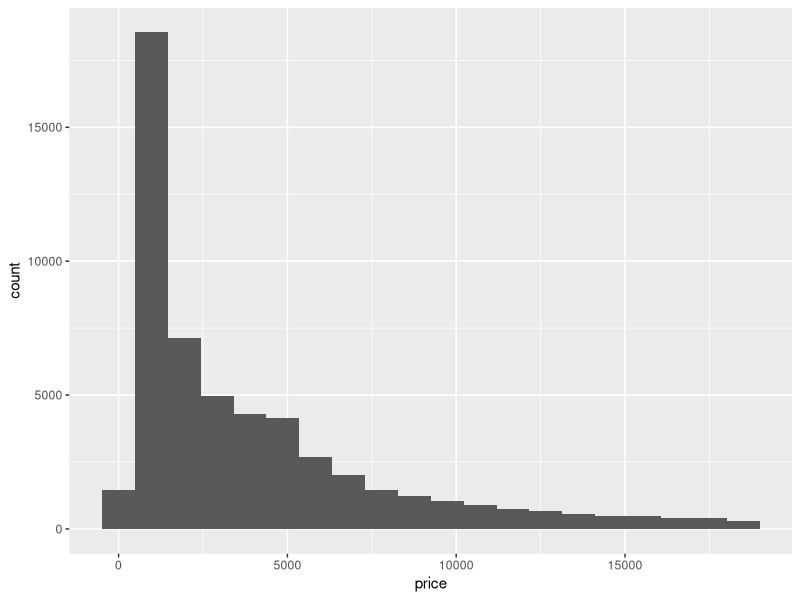
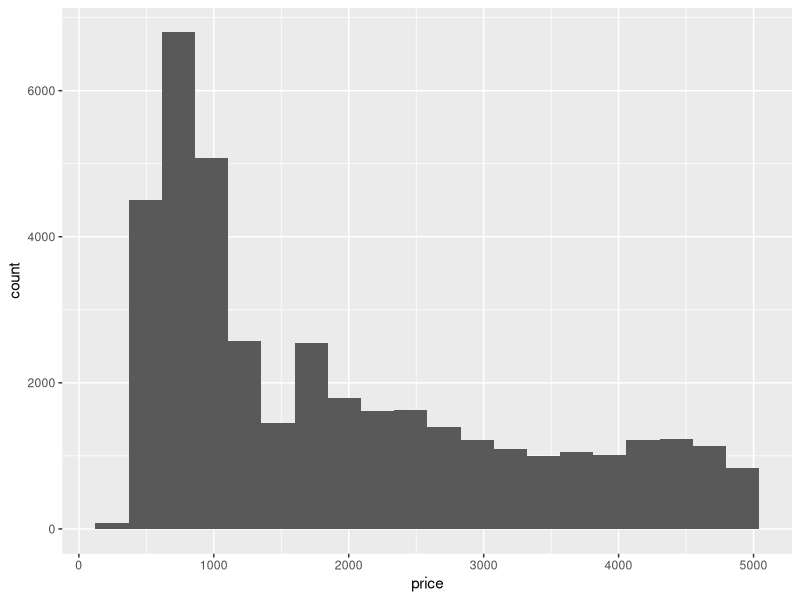
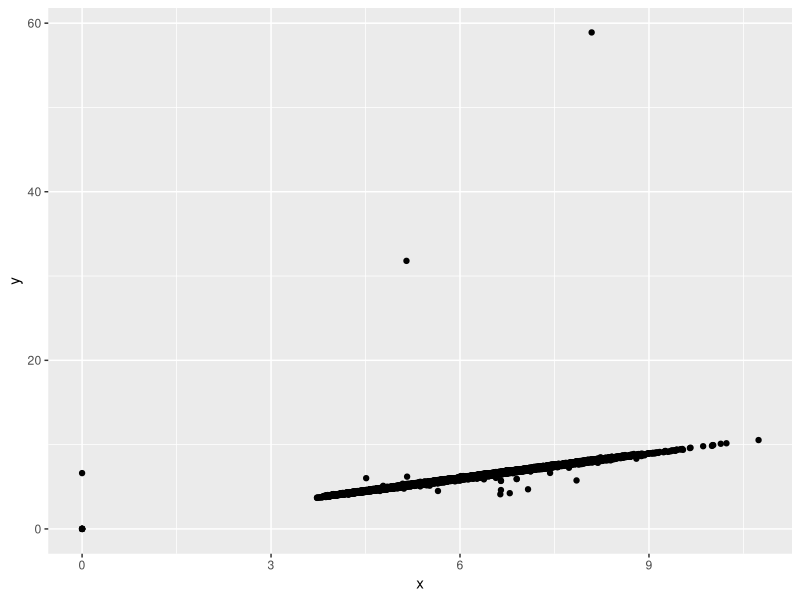
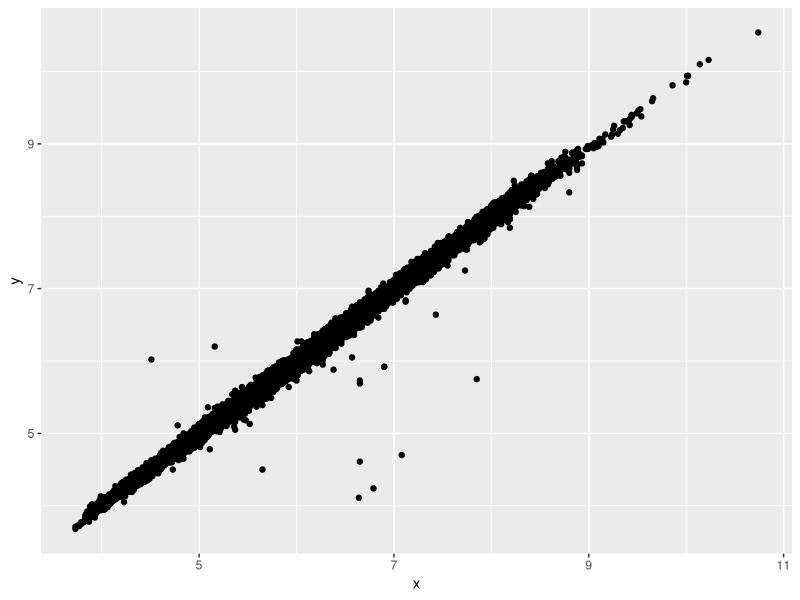
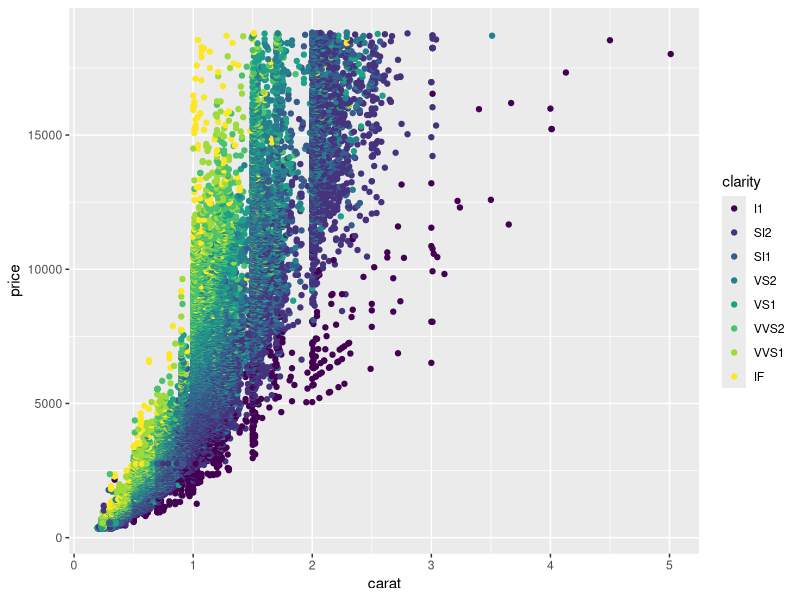
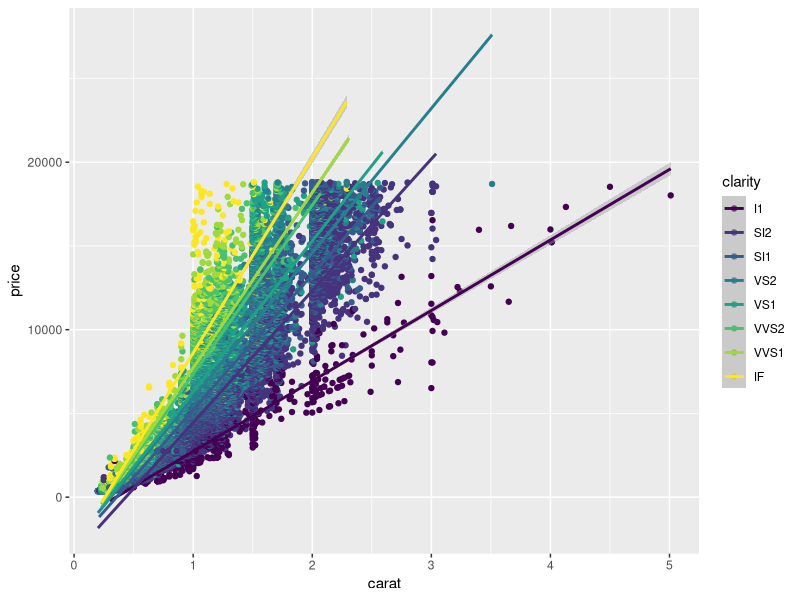
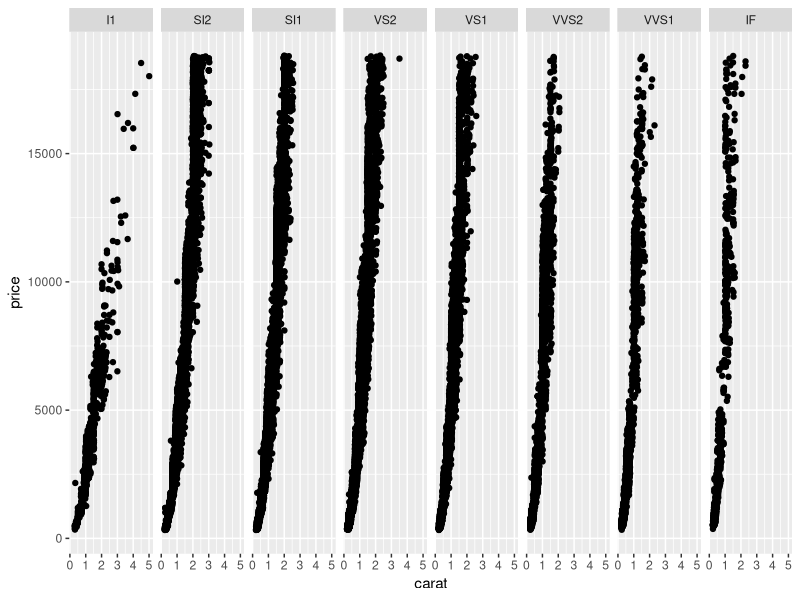
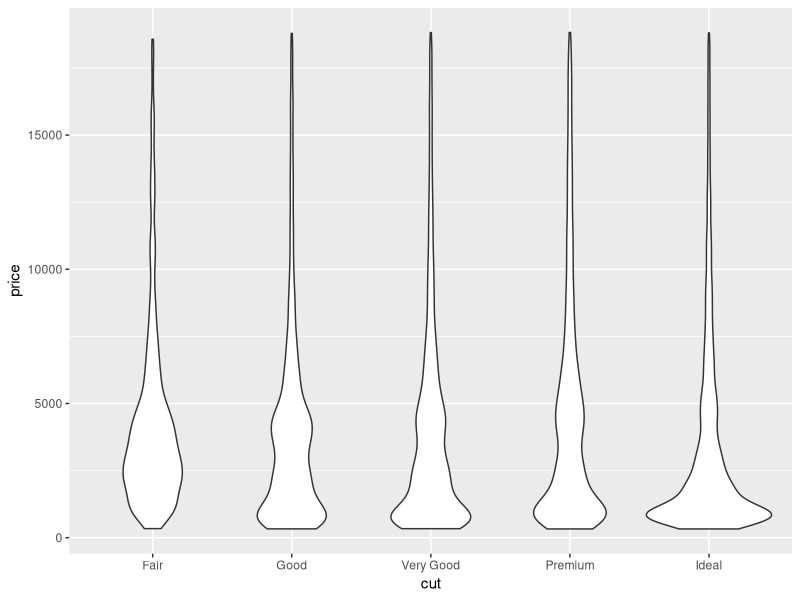

Reproduce these figures in R, in order.
# 1) Load the necessary packages
library(ggplot2)
library(dplyr)

# 2) View the diamonds dataset
View(diamonds)

# 3) To obtain a summary of the dataset
glimpse(diamonds)
summary(diamonds)

# 4) To visualize the histogram of the price variable
ggplot(
  data = diamonds,
  mapping = aes(x = price),
) + 
  geom_histogram(bins = 20)

# 5) To visualize the histogram of the price variable for diamonds less than $5000
ggplot(
  data = diamonds %>% filter(price < 5000),
  mapping = aes(x = price),
) +
  geom_histogram(bins = 20)

# 6) Tp visualize a potential correlation between the x and y variables
ggplot(
  data = diamonds,
  aes(x = x, y = y),
) + geom_point()

# 7) Based on the observation that there are outliers in the x and the y variables,
# filter the dataset to improve the visualization
ggplot(
  data = diamonds %>% filter(x < 20 & x > 3 & y < 20),
  mapping = aes(x = x, y = y),
) + 
  geom_point()

# 8) Determine if there is a correlation between carat and price
# color the observation by clarity
ggplot(
  data = diamonds,
  mapping = aes(
    x = carat,
    y = price,
    color = clarity,
  ),
) + 
  geom_point() 

# 9) Add a single trendline to the previous plot -> Regression linear
ggplot(
  data = diamonds,
  mapping = aes(
    x = carat,
    y = price,
    color = clarity,
  ),
) + 
  geom_point() +
  geom_smooth(method = "lm")

# 10) Create a scatter plot of carat vs price for each clarity value
ggplot(
  data = diamonds,
  mapping = aes(x = carat, y = price),
) + 
  geom_point() +
  facet_grid(. ~ clarity)

# 11) Visualize the distribution of price by cut using a 'violin plot'
ggplot(
  data = diamonds,
  mapping = aes(x = cut, y = price),
) + 
  geom_violin()

# 12) Modify the previous plot by adding an aesthetic fill by cut and
# changing the number of bins, refer to question 5 with price < 5000
ggplot(
  data = diamonds %>% filter(price < 5000),
  mapping = aes(x = price, fill = cut),
) +
  geom_histogram(bins = 30) + 
  xlim(0, 5000)

# 13) Create a bar chart of the average price o diamonds by color
ggplot(
  data = diamonds,
  mapping = aes(x = color, y = price),
) + 
  stat_summary(fun = mean, geom = "bar")



